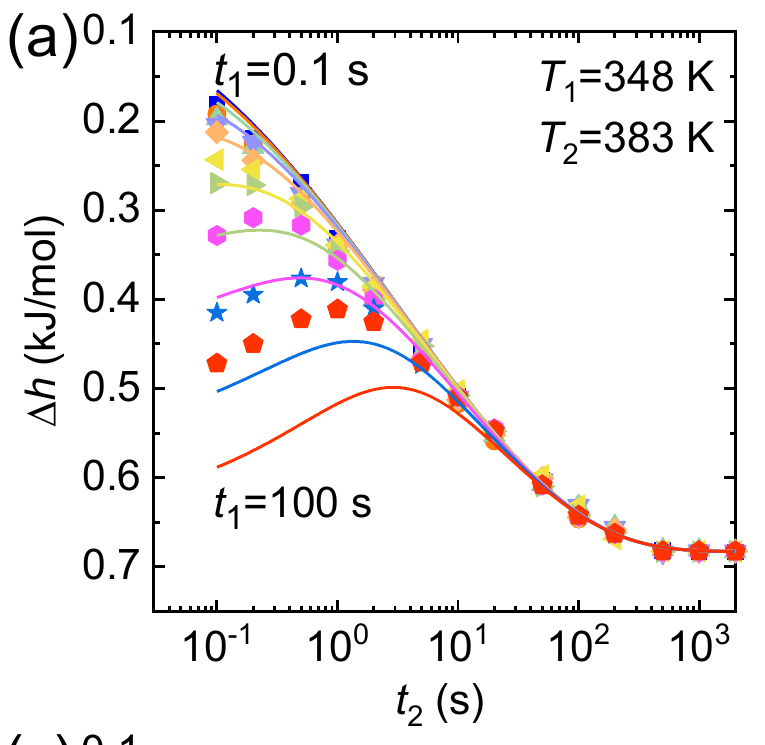
#> input picture archive/paper_route/results/extracted/fig2a.png, 765 x 745 px
$ python digitize_overlapping_points.py
#> lines starting #> are read from the running program, lines starting #| are printed output that depends on the picture; after the words box and inside, x2 and y2 are one past the last pixel; in counts of white or black regions, pixels touching at a corner belong together
from pathlib import Path
from PIL import Image, ImageDraw
import csv
import numpy as np
from scipy import ndimage


ROOT = Path(__file__).resolve().parents[1]
SRC = ROOT / "results" / "extracted"
OUT = SRC / "data_points" / "overlap_enhanced"
OUT.mkdir(parents=True, exist_ok=True)


CONFIGS = {
    "fig2a": {
        "file": "fig2a.png",
        "plot_box": (153, 31, 735, 611),
        "exclude": [(180, 270, 360, 430), (420, 30, 735, 105)],
        "x_tick_1e_minus1": 218.0,
        "x_tick_step_px": 123.5,
        "y_at_0p1": 31.0,
        "y_step_0p1_px": 89.0,
    },
    "fig2b": {
        "file": "fig2b.png",
        "plot_box": (159, 31, 741, 611),
        "exclude": [(180, 270, 365, 435), (430, 30, 741, 105)],
        "x_tick_1e_minus1": 222.0,
        "x_tick_step_px": 123.5,
        "y_at_0p1": 31.0,
        "y_step_0p1_px": 89.0,
    },
    "fig2c": {
        "file": "fig2c.png",
        "plot_box": (153, 18, 735, 596),
        "exclude": [(430, 18, 735, 105), (150, 560, 360, 596)],
        "x_tick_1e_minus1": 218.0,
        "x_tick_step_px": 123.5,
        "y_at_0p1": 18.0,
        "y_step_0p1_px": 89.0,
    },
}


def t_from_x(px, x0, step):
    return 10 ** (-1 + (px - x0) / step)


def h_from_y(py, y0, step):
    return 0.1 + (py - y0) / step * 0.1


def color_name(rgb):
    r, g, b = rgb
    if r > 210 and g < 90 and b < 80:
        return "red/orange"
    if r > 215 and g > 150 and b < 120:
        return "orange/yellow"
    if r > 210 and g > 200 and b < 130:
        return "yellow"
    if g > 170 and r < 210 and b < 180:
        return "green"
    if b > 190 and r < 180:
        return "blue/purple"
    if r > 200 and b > 190 and g < 150:
        return "magenta"
    return f"rgb({r},{g},{b})"


def mean_rgb(im, x, y, radius=5):
    h, w = im.shape[:2]
    x0, x1 = max(0, int(x - radius)), min(w, int(x + radius + 1))
    y0, y1 = max(0, int(y - radius)), min(h, int(y + radius + 1))
    patch = im[y0:y1, x0:x1]
    mx = patch.max(axis=2)
    mn = patch.min(axis=2)
    mask = (mx - mn > 35) & (mx > 110)
    if mask.any():
        rgb = patch[mask].mean(axis=0)
    else:
        rgb = patch.reshape(-1, 3).mean(axis=0)
    return tuple(int(v) for v in rgb)


def cluster_close(peaks, min_dist=8):
    chosen = []
    for x, y, score in sorted(peaks, key=lambda p: p[2], reverse=True):
        if all((x - cx) ** 2 + (y - cy) ** 2 >= min_dist ** 2 for cx, cy, _ in chosen):
            chosen.append((x, y, score))
    return sorted(chosen, key=lambda p: (p[0], p[1]))


def detect_marker_cores(path, cfg):
    im = np.array(Image.open(path).convert("RGB"))
#> im is the input picture: shape (745, 765, 3); mean R, G, B 242.5, 240.1, 239.9
    yy, xx = np.indices(im.shape[:2])
    r, g, b = im[:, :, 0], im[:, :, 1], im[:, :, 2]
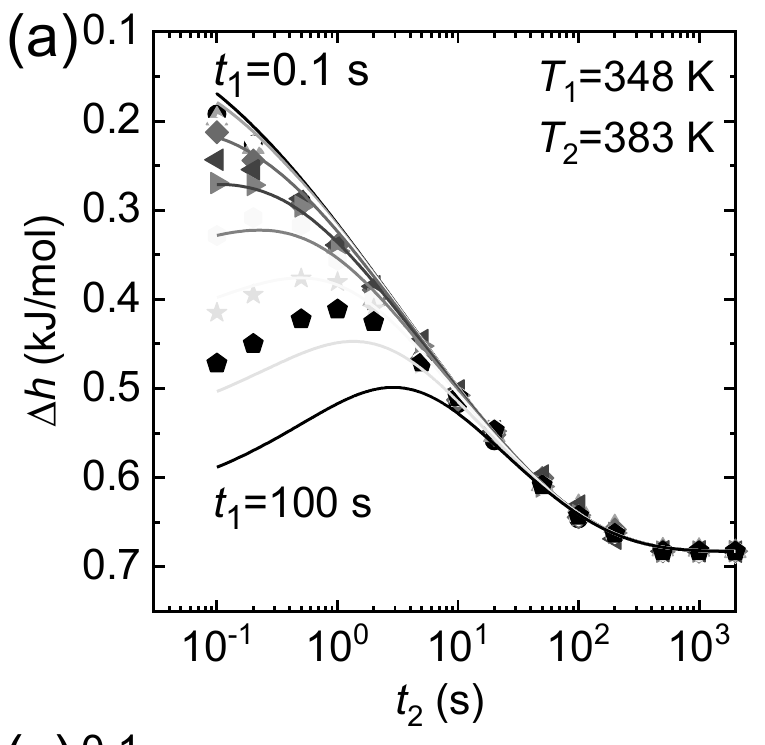
#> b: shape (745, 765); min 0, max 255, mean 239.9
    mx = im.max(axis=2)
    mn = im.min(axis=2)
    left, top, right, bottom = cfg["plot_box"]

    colored = (
        (xx >= left) & (xx <= right) & (yy >= top) & (yy <= bottom)
        & (mx - mn > 45) & (mx > 115)
    )
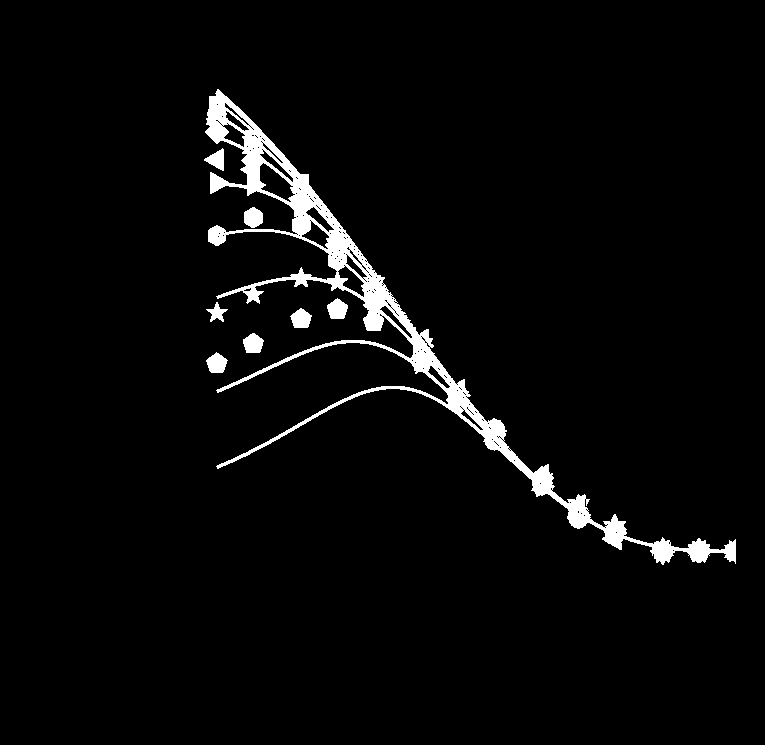
#> colored: shape (745, 765) bool; 3.3% white; 8 white regions, largest, box (x1, y1, x2, y2) and area: (205, 89, 736, 565) 16948, (327, 298, 348, 319) 319, (206, 352, 228, 373) 314
    for x0, y0, x1, y1 in cfg["exclude"]:
        colored[y0:y1, x0:x1] = False
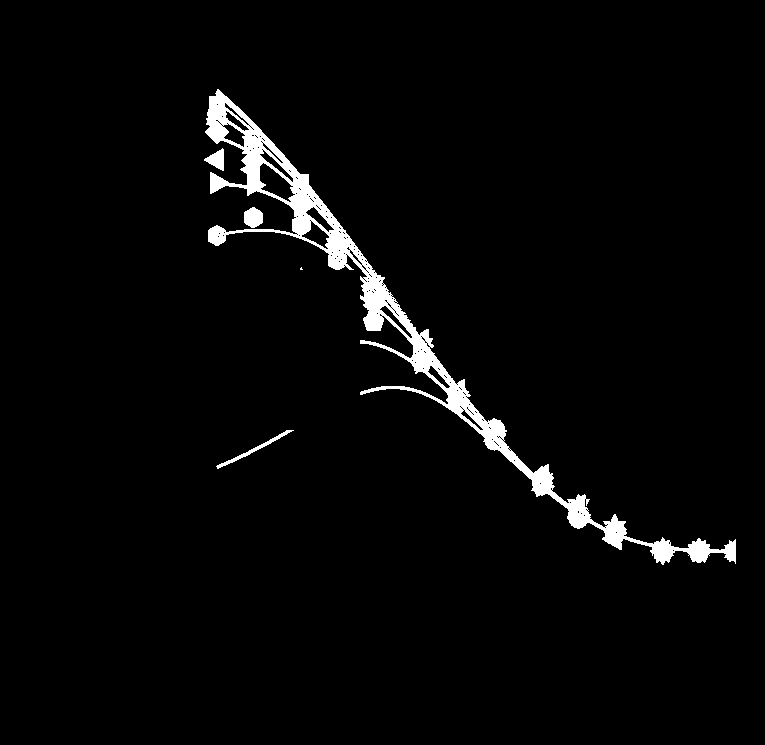
#> colored: shape (745, 765) bool; 2.8% white; 5 white regions (1 under 20 px), largest, box (x1, y1, x2, y2) and area: (205, 89, 736, 565) 14823, (244, 207, 263, 228) 308, (216, 430, 294, 469) 299, (204, 148, 224, 171) 253

    # Thin TNM curves usually have distance <= 2 px. Filled markers keep a
    # larger interior even when a curve of the same color passes through them.
    dist = ndimage.distance_transform_edt(colored)
    local_max = ndimage.maximum_filter(dist, size=13)
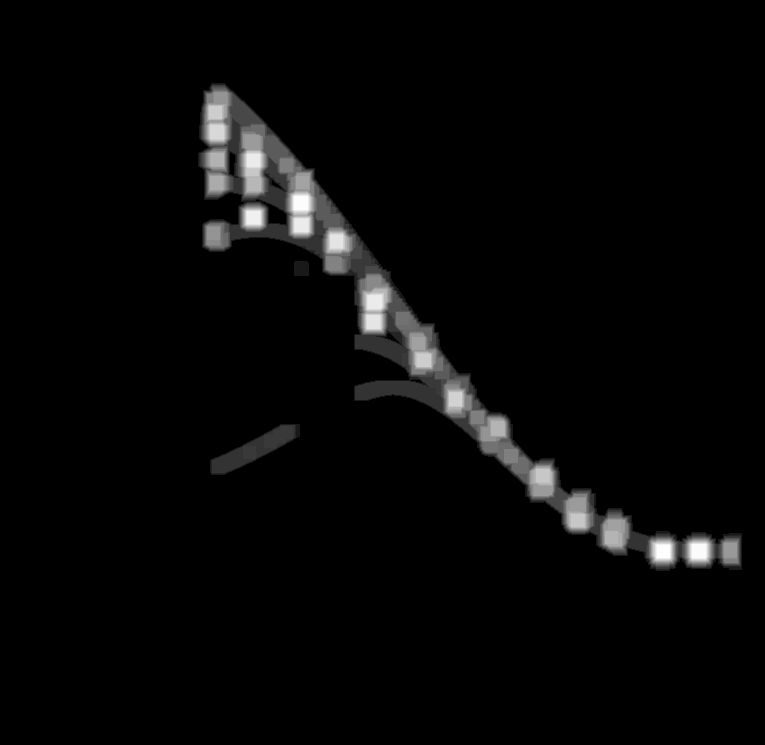
#> local_max: shape (745, 765) float64; min 0, max 10, mean 0.276; drawn with min black and max white
    peak_mask = (dist == local_max) & (dist >= 4.8)
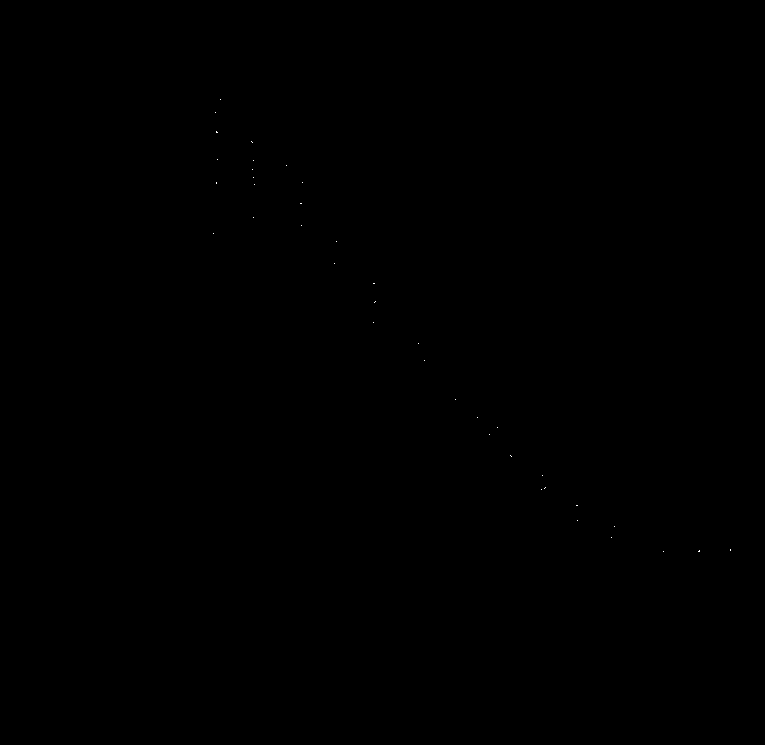
#> peak_mask: shape (745, 765) bool; 0.01% white in thin lines or dots, all inside (x1, y1, x2, y2) = (213, 99, 731, 552)
    labels, _ = ndimage.label(peak_mask)
#> labels: shape (745, 765) int32; 43 distinct labels, from 0 to 42

    peaks = []
    for label_id, slc in enumerate(ndimage.find_objects(labels), start=1):
        if slc is None:
            continue
        pts = np.where(labels == label_id)
        y = float(pts[0].mean())
        x = float(pts[1].mean())
        score = float(dist[pts].max())
        peaks.append((x, y, score))
#> this loop made 42 passes
#> (y, x, score) on passes 1, 2, 4, 5, 6, 7, 8, 9: (99, 220, 5.83), (112, 215, 8.06), (141, 251, 6.08), (142, 252, 6.08), (159, 217, 7), (160, 253, 9.22), (165, 286, 5), (169, 252, 7.81)
#> after the loop, peaks = 42 items, first 6: (220, 99, 5.83), (215, 112, 8.06), (216.3, 131.7, 8.49), (251, 141, 6.08), (252, 142, 6.08), (217, 159, 7)
    return im, cluster_close(peaks)
#> the loop in cluster_close, `for x, y, score in sorted(peaks, key=lambda p: p[2], reverse=True):` made 42 passes
#> (x, y, score) on passes 1 to 8: (663, 551, 10), (300.5, 203, 9.9), (698.7, 550.7, 9.85), (253, 217, 9.43), (253, 160, 9.22), (301, 225, 9.22), (375, 301, 9.22), (374, 302, 9.22)
#> after the loop in cluster_close, `for x, y, score in sorted(peaks, key=lambda p: p[2], reverse=True):`: chosen = 36 items, first 6: (663, 551, 10), (300.5, 203, 9.9), (698.7, 550.7, 9.85), (253, 217, 9.43), (253, 160, 9.22), (301, 225, 9.22)


def draw_overlay(image_path, rows, out_path):
    im = Image.open(image_path).convert("RGB")
    draw = ImageDraw.Draw(im)
    for row in rows:
        x = float(row["pixel_x"])
        y = float(row["pixel_y"])
        draw.ellipse((x - 7, y - 7, x + 7, y + 7), outline="black", width=2)
        draw.text((x + 8, y - 8), str(row["point_id"]), fill="black")
    im.save(out_path)


def write_csv(path, rows):
    fields = [
        "figure", "panel", "point_id", "pixel_x", "pixel_y",
        "t2_s", "delta_h_kj_mol", "marker_color", "mean_rgb",
        "core_radius_px", "overlap_note", "source",
    ]
    with path.open("w", newline="", encoding="utf-8") as f:
        writer = csv.DictWriter(f, fieldnames=fields)
        writer.writeheader()
        writer.writerows(rows)


all_rows = []
for panel, cfg in CONFIGS.items():
    path = SRC / cfg["file"]
    im, peaks = detect_marker_cores(path, cfg)
#> peaks = 36 items, first 6: (213, 233, 5.83), (215, 112, 8.06), (216, 182.5, 6.71), (216.3, 131.7, 8.49), (217, 159, 7), (220, 99, 5.83)
    rows = []
    for idx, (x, y, score) in enumerate(peaks, start=1):
        rgb = mean_rgb(im, x, y)
        # Points on the far-right converged tail often represent several
        # physically overlapping series; the figure no longer contains enough
        # visual information to split them uniquely.
        note = "visible_marker_core"
        if t_from_x(x, cfg["x_tick_1e_minus1"], cfg["x_tick_step_px"]) >= 80:
            note = "converged_overlap_cluster"
        row = {
            "figure": "Fig2",
            "panel": panel[-1],
            "point_id": idx,
            "pixel_x": round(x, 2),
            "pixel_y": round(y, 2),
            "t2_s": round(t_from_x(x, cfg["x_tick_1e_minus1"], cfg["x_tick_step_px"]), 5),
            "delta_h_kj_mol": round(h_from_y(y, cfg["y_at_0p1"], cfg["y_step_0p1_px"]), 5),
            "marker_color": color_name(rgb),
            "mean_rgb": rgb,
            "core_radius_px": round(score, 2),
            "overlap_note": note,
            "source": "distance_transform_marker_core_digitization",
        }
        rows.append(row)
        all_rows.append(row)
#> this loop made 36 passes
#> (x, y, score, x0 in mean_rgb, x1 in mean_rgb, y0 in mean_rgb, y1 in mean_rgb, note) on passes 1 to 7: (213, 233, 5.83, 208, 219, 228, 239, 'visible_marker_core'), (215, 112, 8.06, 210, 221, 107, 118, 'visible_marker_core'), (216, 182.5, 6.71, 211, 222, 177, 188, 'visible_marker_core'), (216.3, 131.7, 8.49, 211, 222, 126, 137, 'visible_marker_core'), (217, 159, 7, 212, 223, 154, 165, 'visible_marker_core'), (220, 99, 5.83, 215, 226, 94, 105, 'visible_marker_core'), (251, 141, 6.08, 246, 257, 136, 147, 'visible_marker_core')
#> after the loop, all_rows = 36 items; rows = 36 items
    write_csv(OUT / f"{panel}_overlap_enhanced_points.csv", rows)
    draw_overlay(path, rows, OUT / f"{panel}_overlap_enhanced_overlay.png")
#> the loop in draw_overlay, `for row in rows:` made 36 passes
#> (x, y) on passes 1 to 8: (213, 233), (215, 112), (216, 182.5), (216.3, 131.7), (217, 159), (220, 99), (251, 141), (252, 169)
#> in draw_overlay, `im.save(out_path)`:
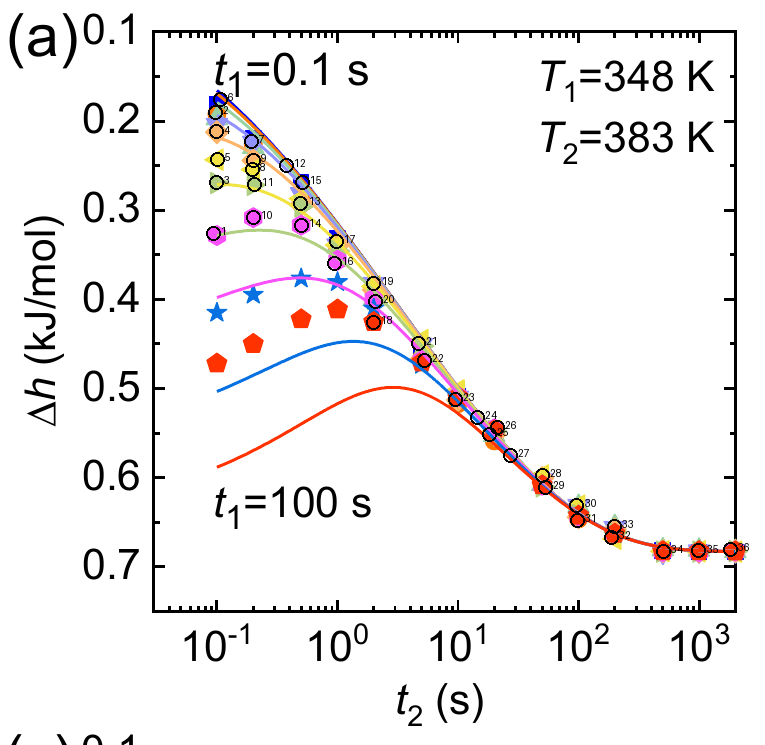
#> saved as fig2a_overlap_enhanced_overlay.png: PIL image 765x745 RGB; mean R, G, B 241.1, 239.1, 239
#> pass 2 of the loop `for panel, cfg in CONFIGS.items():`:
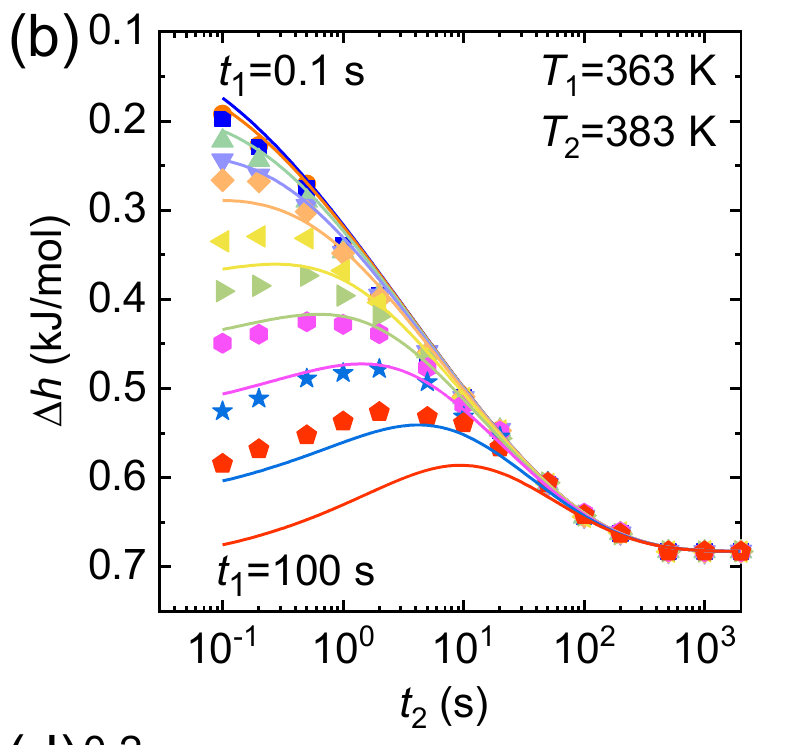
#> input picture archive/paper_route/results/extracted/fig2b.png, 795 x 745 px
#> in detect_marker_cores, im is the input picture: shape (745, 795, 3); mean R, G, B 242.6, 240.1, 240.2
#> mx: shape (745, 795)
#> mn: shape (745, 795)
#> after the loop in detect_marker_cores (call 2), `for x0, y0, x1, y1 in cfg["exclude"]:`:
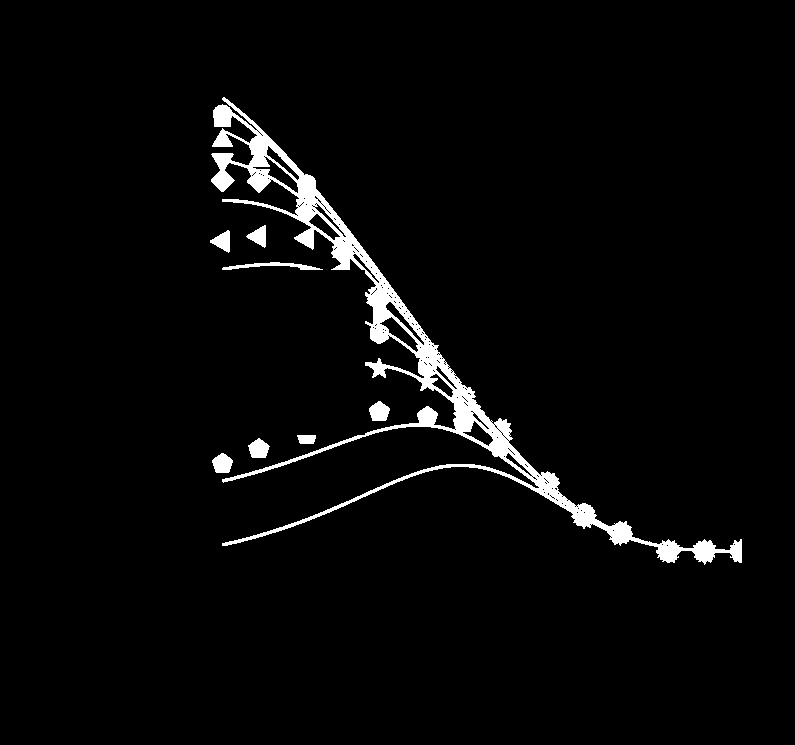
#> colored: shape (745, 795) bool; 3.2% white; 8 white regions, largest, box (x1, y1, x2, y2) and area: (211, 97, 742, 565) 17062, (222, 262, 323, 270) 345, (369, 401, 390, 421) 310
#> dist: shape (745, 795) float64
#> local_max: shape (745, 795) float64
#> the loop in detect_marker_cores (call 2), `for label_id, slc in enumerate(ndimage.find_objects(labels), start=1):` made 42 passes
#> (y, x, score) on passes 1 to 3: (114, 222, 9.85), (140, 222, 6.71), (145, 258, 9.43)
#> the loop in cluster_close (call 2), `for x, y, score in sorted(peaks, key=lambda p: p[2], reverse=True):` made 42 passes
#> (x, y, score) on passes 1 to 4: (704, 551, 10.44), (222, 114, 9.85), (306, 184, 9.49), (464, 420, 9.49)
#> the loop `for idx, (x, y, score) in enumerate(peaks, start=1):` made 37 passes
#> (x, y, score) on passes 1 to 4: (222, 114, 9.85), (222, 140, 6.71), (222, 180, 9.22), (222, 241, 7.21)
#> the loop in draw_overlay (call 2), `for row in rows:` made 37 passes
#> in draw_overlay (call 2), `im.save(out_path)`:
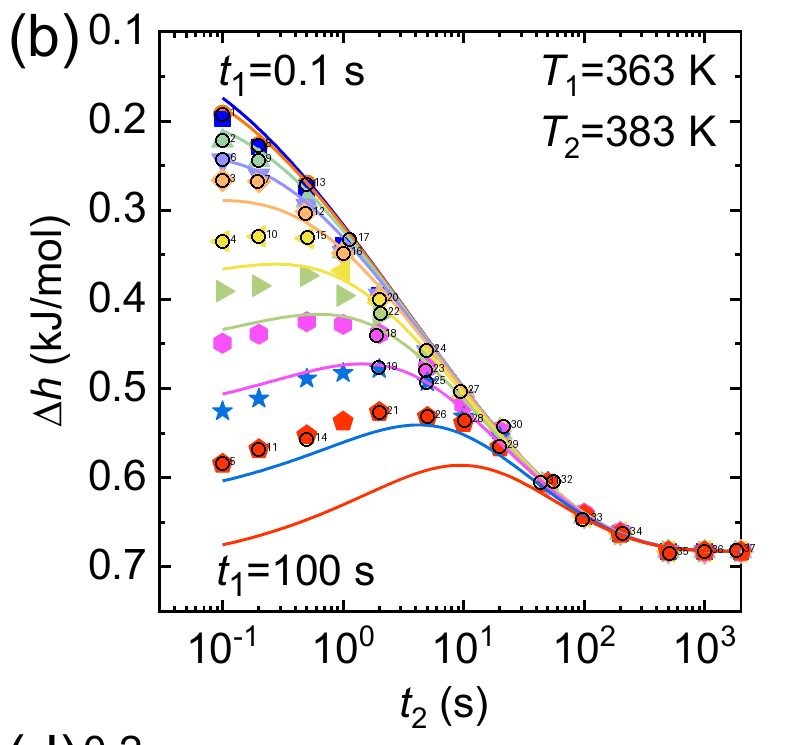
#> saved as fig2b_overlap_enhanced_overlay.png: PIL image 795x745 RGB; mean R, G, B 241.2, 239.1, 239.3

write_csv(OUT / "fig2a_c_overlap_enhanced_points.csv", all_rows)

(OUT / "README.md").write_text(
    "\n".join([
        "# Overlap-Enhanced Digitization",
        "",
        "This pass uses a distance transform on colored pixels. Thin TNM curves are suppressed because they have a small pixel radius, while filled experimental markers keep a larger core even when a same-color curve crosses them.",
        "",
        "Limitations:",
        "- If several markers lie exactly on top of each other in the converged tail, the raster image contains only one visible core. Those rows are marked `converged_overlap_cluster`.",
        "- Values are still digitized from cropped raster images, not original source tables.",
        "",
        "Use the overlay PNGs to audit point IDs against the source figures.",
    ]),
    encoding="utf-8",
)

print(f"Wrote overlap-enhanced data to {OUT}")
